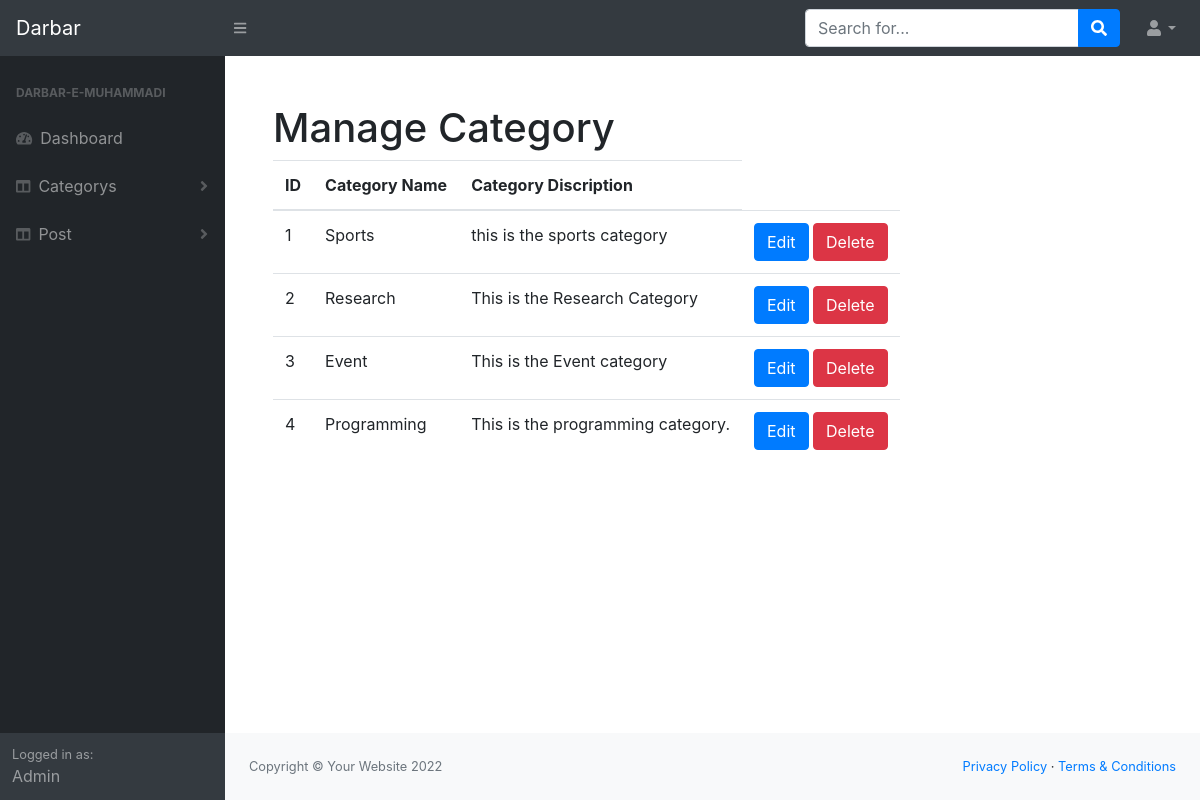
The page /admin/manage_category.php (signed in) on the database its author committed.
### tables this page shows
CREATE TABLE `categories` (
  `category_id` int(255) NOT NULL,
  `caterory_title` varchar(255) NOT NULL,
  `category_discription` longtext NOT NULL
);

### admin/manage_category.php (called while the page is built)
<?php
$view = "manage_category";
include("./template.php");

### admin/class/function.php (called while the page is built, shortened)
<?php
class admin_blog
{
    private $db_connection;
    public function __construct()
    {
        $db_host = "localhost";
        $db_user = "root";
        $db_pass = "";
        $db_name = "blogproject";
        $this->db_connection = mysqli_connect($db_host, $db_user, $db_pass, $db_name);
    }
    public function display_category()
    {
        $query = "SELECT * FROM categories";
        if (mysqli_query($this->db_connection, $query)) {
            $var = mysqli_query($this->db_connection, $query);
            return $var;
        }
    }
}

### admin/view/manage_category_view.php (the view, shortened to what this page needs)
<?php
$read_data = $objadminblog->display_category();
?>
<div class="container my-4 p-4">
    <h1>Manage Category</h1>
    <table class="table table-responsive">
        <thead>
            <th>ID</th>
            <th>Category Name</th>
            <th>Category Discription</th>
        </thead>
        <tbody>
            <?php while ($fatch_data = mysqli_fetch_assoc($read_data)) { ?>
                <tr>
                    <td><?php echo $fatch_data["category_id"] ?></td>
                    <td><?php echo $fatch_data["caterory_title"] ?></td>
                    <td><?php echo $fatch_data["category_discription"] ?></td>
                    <td>
                        <a href="add_category.php?status=edit&&id=<?php echo $fatch_data["category_id"] ?>" value="edit" class="btn btn-primary">Edit</a>
                        <a href="?status=delete&&id=<?php echo $fatch_data["category_id"] ?>" value="delete" class="btn btn-danger">Delete</a>
                    </td>
                </tr>
            <?php } ?>
        </tbody>
    </table>
</div>

### admin/template.php (shortened to what this page needs)
<?php
include("./class/function.php");
$objadminblog = new admin_blog();
?>
<!DOCTYPE html>
<html lang="en">
<?php include_once("./includes/head.php"); ?>
<body class="sb-nav-fixed">
    <?php include_once("./includes/topnav.php"); ?>
    <div id="layoutSidenav">
        <?php include_once("./includes/sidenav.php"); ?>
        <div id="layoutSidenav_content">
            <main>
                <div class="container-fluid">
                    <?php
                    if (isset($view)) {
                        if ($view == "dashboard") {
                            include("./view/dashboard_view.php");
                        } elseif ($view == "add_category") {
                            include("./view/add_category_view.php");
                        } elseif ($view == "add_post") {
                            include("./view/add_post_view.php");
                        } elseif ($view == "manage_category") {
                            include("./view/manage_category_view.php");
                        } elseif ($view == "manage_post") {
                            include("./view/manage_post_view.php");
                        } elseif ($view == "edit_img") {
                            include("./view/edit_img_view.php");
                        } elseif ($view == "edit_post") {
                            include("./view/edit_post_view.php");
                        }
                    }
                    ?>
                </div>
            </main>
            <?php include_once("./includes/footer.php"); ?>
        </div>
    </div>
</body>
</html>

### admin/includes/head.php (shortened to what this page needs)
<head>
    <link href="css/styles.css" rel="stylesheet" />
    <link href="https://cdn.datatables.net/1.10.20/css/dataTables.bootstrap4.min.css" rel="stylesheet" />
</head>

### admin/includes/topnav.php (shortened to what this page needs)
<nav class="sb-topnav navbar navbar-expand navbar-dark bg-dark">
    <a class="navbar-brand" href="index.html">Darbar</a>
    <button class="btn btn-link btn-sm order-1 order-lg-0" id="sidebarToggle" href="#"><i class="fas fa-bars"></i></button>
    <form class="d-none d-md-inline-block form-inline ml-auto mr-0 mr-md-3 my-2 my-md-0">
        <div class="input-group">
            <input class="form-control" type="text" placeholder="Search for..." aria-label="Search" aria-describedby="basic-addon2" />
            <div class="input-group-append">
                <button class="btn btn-primary" type="button"><i class="fas fa-search"></i></button>
            </div>
        </div>
    </form>
    <ul class="navbar-nav ml-auto ml-md-0">
        <li class="nav-item dropdown">
            <a class="nav-link dropdown-toggle" id="userDropdown" href="#" role="button" data-toggle="dropdown" aria-haspopup="true" aria-expanded="false"><i class="fas fa-user fa-fw"></i></a>
        </li>
    </ul>
</nav>

### admin/includes/sidenav.php (shortened to what this page needs)
<div id="layoutSidenav_nav">
    <nav class="sb-sidenav accordion sb-sidenav-dark" id="sidenavAccordion">
        <div class="sb-sidenav-menu">
            <div class="nav">
                <div class="sb-sidenav-menu-heading">Darbar-e-Muhammadi</div>
                <a class="nav-link" href="dashboard.php">
                    <div class="sb-nav-link-icon"><i class="fas fa-tachometer-alt"></i></div>
                    Dashboard
                </a>
                <a class="nav-link collapsed" href="#" data-toggle="collapse" data-target="#collapseCategorys" aria-expanded="false" aria-controls="collapseLayouts">
                    <div class="sb-nav-link-icon"><i class="fas fa-columns"></i></div>
                    Categorys
                    <div class="sb-sidenav-collapse-arrow"><i class="fas fa-angle-down"></i></div>
                </a>
                <a class="nav-link collapsed" href="#" data-toggle="collapse" data-target="#collapsePost" aria-expanded="false" aria-controls="collapseLayouts">
                    <div class="sb-nav-link-icon"><i class="fas fa-columns"></i></div>
                    Post
                    <div class="sb-sidenav-collapse-arrow"><i class="fas fa-angle-down"></i></div>
                </a>
            </div>
        </div>
        <div class="sb-sidenav-footer">
            <div class="small">Logged in as:</div>
            Admin
        </div>
    </nav>
</div>

### admin/includes/footer.php
<footer class="py-4 bg-light mt-auto">
    <div class="container-fluid">
        <div class="d-flex align-items-center justify-content-between small">
            <div class="text-muted">Copyright &copy; Your Website 2022</div>
            <div>
                <a href="#">Privacy Policy</a>
                &middot;
                <a href="#">Terms &amp; Conditions</a>
            </div>
        </div>
    </div>
</footer>

### rows shown on the page
categories: category_id "1", caterory_title "Sports", category_discription "this is the sports category"
categories: category_id "2", caterory_title "Research", category_discription "This is the Research Category"
categories: category_id "3", caterory_title "Event", category_discription "This is the Event category"
categories: category_id "4", caterory_title "Programming", category_discription "This is the programming category."
